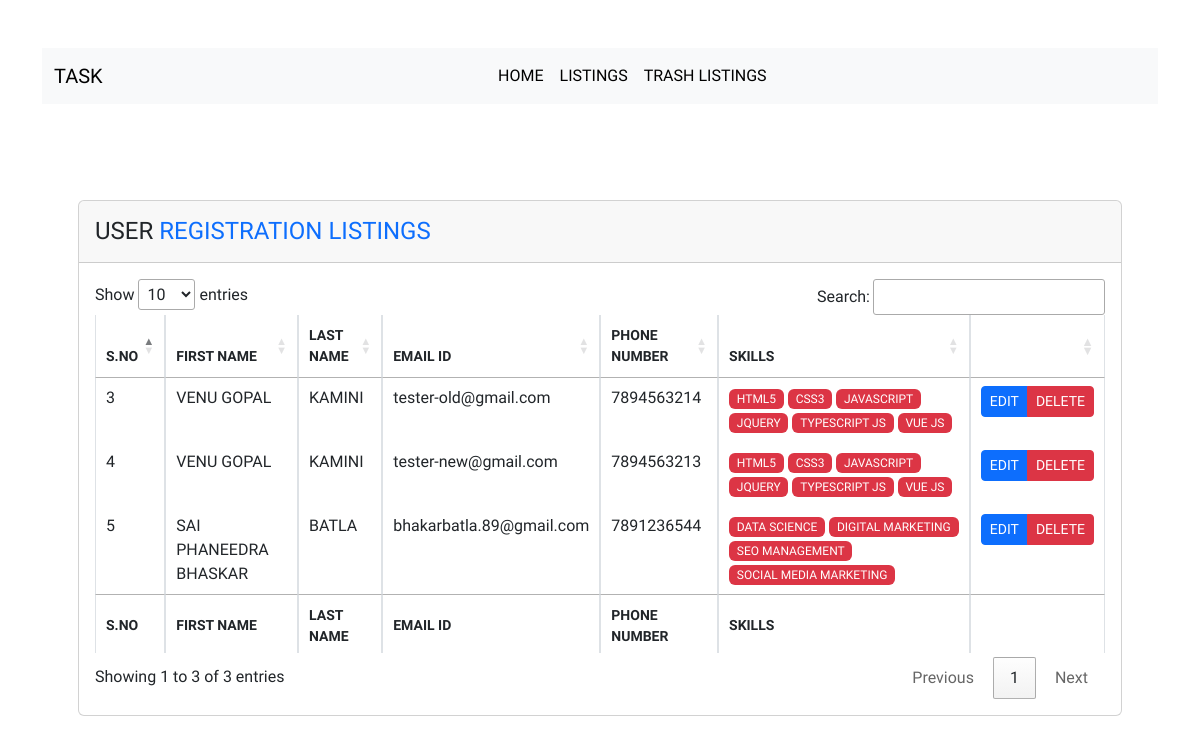
Page /index.php/main/list on the committed database.
### tables this page shows
CREATE TABLE `users` (
  `id` int(12) NOT NULL,
  `fname` text NOT NULL,
  `lname` text NOT NULL,
  `email` varchar(300) NOT NULL,
  `phone` varchar(12) NOT NULL,
  `skills` text NOT NULL,
  `status` int(3) NOT NULL,
  `created` datetime NOT NULL DEFAULT current_timestamp(),
  `updated` datetime NOT NULL DEFAULT current_timestamp() ON UPDATE current_timestamp()
);

### application/controllers/Main.php (called while the page is built, shortened)
<?php
class Main extends CI_Controller {
    function __construct() {
         $this->load->helper('common');
          $this->load->model('MainM');
    }
  function list(){
      $seg = $this->uri->segment(3);
      $seg2 = $this->uri->segment(4);
      if(!$seg){
         $data['title'] = 'REGISTERED USERS LIST';
         $data['listings'] = $this->MainM->get_lists('lists');
         $this->load->view('front/list', $data);
      }elseif($seg === 'edit-user'){
         $data['title'] = 'EDIT USER DATA';
         $data['detail'] = $this->MainM->get_row('users',array('id' => $seg2));
         $this->load->view('front/edit',$data);
      }elseif($seg === 'delete-temporarily'){
         $data = array( 'status' => '2');
         $delete = $this->MainM->update($data,'users',array('id' => $seg2));
         echo json_encode(array('status' => true,'msg' => 'USER RECORD TEMPORTAILY DELETED....!!'));
      }
  }
}

### index.php (called while the page is built, shortened)
<?php
require_once BASEPATH.'core/CodeIgniter.php';

### application/models/MainM.php (called while the page is built, shortened)
<?php
class MainM extends CI_Model
{
    public function get_lists($type){
        if($type == 'lists'){
           $query = $this->db->get_where('users', array('status' => '1'));
           return $query->result_array();
        }elseif($type == 'trash'){
           $query = $this->db->get_where('users', array('status' => '2'));
           return $query->result_array();
        }
    }
}

### application/views/front/list.php (the view, shortened to what this page needs)
<!doctype html>
<html lang="en">
  <head>
    <link href="https://cdn.jsdelivr.net/npm/bootstrap@5.3.0-alpha3/dist/css/bootstrap.min.css" rel="stylesheet">
    <link rel="stylesheet" href="<?= base_url();?>assets/bootstrap-tagsinput.css">
    <link rel="stylesheet" href="https://cdn.datatables.net/1.13.4/css/jquery.dataTables.min.css">
  </head>
  <body>
  <div class="section">
     <div class="container">
        <div class="row justify-content-center">
           <div class="col-lg-12 mt-5">
                <nav class="navbar navbar-expand-lg bg-body-tertiary">
                  <div class="container-fluid text-center">
                    <a class="navbar-brand" href="#">TASK</a>
                    <div class="collapse navbar-collapse justify-content-center" id="navbarNavDropdown">
                      <ul class="navbar-nav">
                        <li class="nav-item"><a class="nav-link active fs-10" aria-current="page" href="<?= base_url();?>">HOME</a></li>
                        <li class="nav-item"><a class="nav-link active fs-10" aria-current="page" href="<?= base_url('list');?>">LISTINGS</a></li>
                        <li class="nav-item"><a class="nav-link active fs-10" aria-current="page" href="<?= base_url('trash');?>">TRASH LISTINGS</a></li>
                      </ul>
                    </div>
                  </div>
                </nav>
           </div>
           <div class="col-lg-12 p-5 mt-5">
               <div class="card">
                  <div class="card-header">
                    <h4 class="text-uppercase pt-2">USER <span class="text-primary">REGISTRATION LISTINGS</span></h4>
                  </div>
                  <div class="card-body">
                      <div class="table-responsive">
                         <table class="table table-bordered w-100" id="data-table">
                                <thead>
                                    <tr>
                                        <th class="small">S.NO</th>
                                        <th class="small">FIRST NAME</th>
                                        <th class="small">LAST NAME</th>
                                        <th class="small">EMAIL ID</th>
                                        <th class="small">PHONE NUMBER</th>
                                        <th class="small">SKILLS</th>
                                        <th></th>
                                    </tr>
                                </thead>
                                <tbody>
                                   <?php foreach($listings as $row):?>
                                          <tr>
                                             <td><?= $row['id'];?></td>
                                             <td><?= $row['fname'];?></td>
                                             <td><?= $row['lname'];?></td>
                                             <td><?= $row['email'];?></td>
                                             <td><?= $row['phone'];?></td>
                                             <td><?php
                                                $skills = explode(',',$row['skills']);
                                                $i=0;
                                                foreach($skills as $skill):?>
                                                   <span class="badge badge-primary bg-danger badge-pill" style="font-weight:400;"><?= $skill; ?></span>
                                                <?php $i++;endforeach;?>
                                             </td>
                                             <td class="text-end">
                                                 <div class="btn-group btn-group-sm">
                                                    <a href="<?= base_url();?>main/list/edit-user/<?= $row['id'];?>" target="_blank" class="btn btn-primary">EDIT</a>
                                                    <button type="button" onclick="delete_user(<?= $row['id']?>)" class="btn btn-danger">DELETE</button>
                                                 </div>
                                             </td>
                                          </tr>
                                   <?php  endforeach;?>
                                </tbody>
                                <tfoot>
                                    <tr>
                                        <th class="small">S.NO</th>
                                        <th class="small">FIRST NAME</th>
                                        <th class="small">LAST NAME</th>
                                        <th class="small">EMAIL ID</th>
                                        <th class="small">PHONE NUMBER</th>
                                        <th class="small">SKILLS</th>
                                        <th></th>
                                    </tr>
                                </tfoot>
                         </table>
                      </div>
                  </div>
               </div>
           </div>
        </div>
     </div>
  </div>
  </body>
</html>

### application/views/front/list.php (style rules this page uses)
* { font-family: 'Lilita One', cursive; }

### rows in the picture
users: id "3", fname "VENU GOPAL", lname "KAMINI", email "tester-old@gmail.com", phone "7894563214", skills "HTML5", skills "CSS3", skills "JAVASCRIPT", skills "JQUERY", skills "TYPESCRIPT JS", skills "VUE JS"
users: id "4", fname "VENU GOPAL", lname "KAMINI", email "tester-new@gmail.com", phone "7894563213", skills "HTML5", skills "CSS3", skills "JAVASCRIPT", skills "JQUERY", skills "TYPESCRIPT JS", skills "VUE JS"
users: id "5", fname "SAI PHANEEDRA BHASKAR", lname "BATLA", email "bhakarbatla.89@gmail.com", phone "7891236544", skills "DATA SCIENCE", skills "DIGITAL MARKETING", skills "SEO MANAGEMENT", skills "SOCIAL MEDIA MARKETING"
